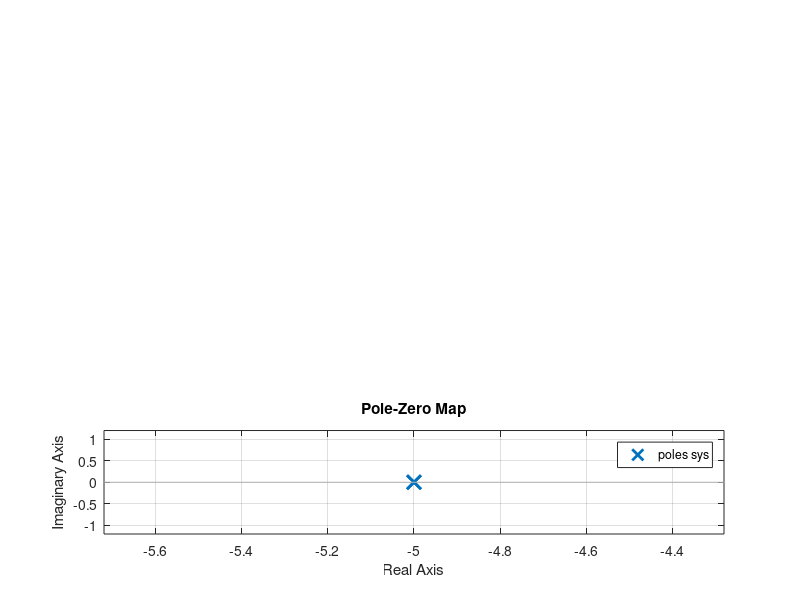

Source code (MATLAB):
%critically damped
clear all
clc
sys = tf([25],[1 10 25])
subplot(3,1,1)
impulse(sys)
subplot(3,1,2)
step(sys)
subplot(3,1,3)
pzmap(sys)